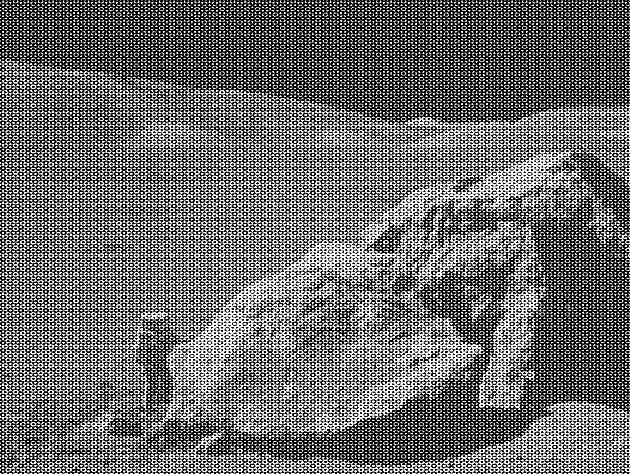
#> input picture assignment2/moonlanding.png, 630 x 474 px
$ python fft.py
#> lines starting #> are read from the running program, lines starting #| are printed output that depends on the picture
# William Bouchard - 260866425
# Michel-Alexandre Riendeau - 260868849

import argparse
import numpy as np
from cv2 import cv2
import matplotlib.pyplot as plt
from matplotlib.colors import LogNorm
from enum import Enum
import os
from scipy import sparse
import time
import statistics


class Type(Enum):
    Naive = 0
    FFT = 1


class Mode(Enum):
    DFT = 0
    Inverse = 1


def main():
    try:
        parser = argparse.ArgumentParser()
        parser.add_argument('-m', help='mode', required=False,
                            type=int, action='store', dest='mode', default=1)
        parser.add_argument('-i', help='image', required=False,
                            type=str, action='store', dest='image', default='moonlanding.png')
        parsed_args = parser.parse_args()
    except:
        print('ERROR\tIncorrect input syntax. Check the arguments passed and try again')
        return

    mode = parsed_args.mode
    image = parsed_args.image
    img = cv2.imread(image, cv2.IMREAD_GRAYSCALE)
#> img is the input picture: shape (474, 630); min 0, max 255, mean 108.1
    width = len(img[0])
#> width = 630
    height = len(img)
#> height = 474

    # Resize image to a power of 2 if not already a power of 2
    if width != 2 ** int(np.log2(width)):
        width = 2 ** (int(np.log2(width)) + 1)
#> width = 1024
    if height != 2 ** int(np.log2(height)):
        height = 2 ** (int(np.log2(height)) + 1)
#> height = 512
    img = cv2.resize(img, (width, height))
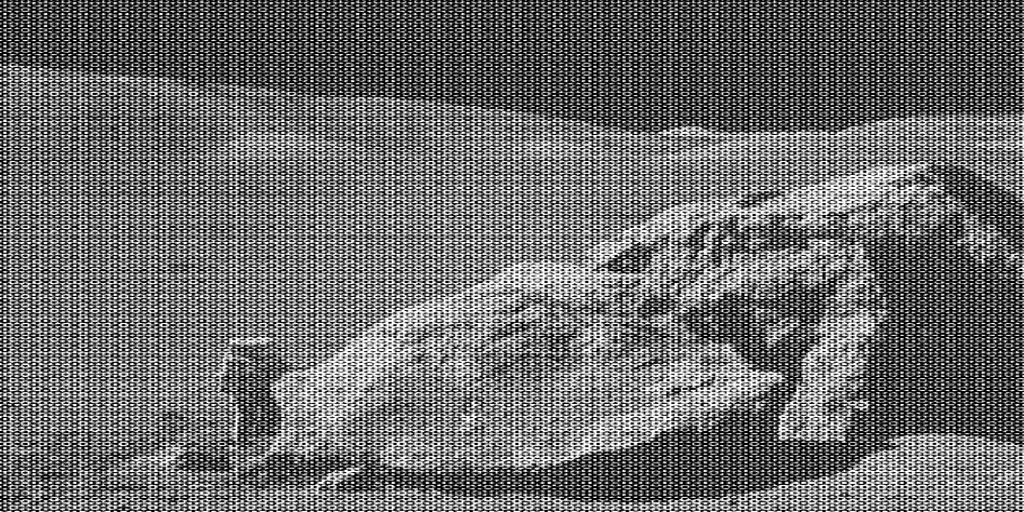
#> img: shape (512, 1024); min 0, max 255, mean 108

    if mode == 1:
        naive_dft(img)
        fast_mode(img)
    elif mode == 2:
        denoising_mode(img)
    elif mode == 3:
        compressing_mode(img)
    elif mode == 4:
        plotting_runtime_mode()
    else:
        print('ERROR\tMode should be between 1 and 4')
        return


def fast_mode(img):
    fft_form = dft_or_inverse_2d(img, Type.FFT, Mode.DFT)
    # fft_form = np.fft.fft2(img)

    # Display
    plt.figure(figsize=(15, 5))
    plt.subplot(121)
    plt.imshow(img, cmap='gray')
    plt.title('Original Image')
    plt.xticks([])
    plt.yticks([])
    plt.subplot(122)
    plt.imshow(np.abs(fft_form), norm=LogNorm())
    plt.colorbar()
    plt.title('Fourier Transform')
    plt.xticks([])
    plt.yticks([])
    plt.show()


# [179 lines left out: functions denoising_mode, compressing_mode, plotting_runtime_mode, not called in this run]


def naive_dft(x):
    # Naive implementation of DFT in 1D

    # Source https://jakevdp.github.io/blog/2013/08/28/understanding-the-fft/

    x = np.asarray(x.copy(), dtype=complex)
    N = x.shape[0]
#> N = 512
    n = np.arange(N)
#> n = 512 values from 0 to 511
    e = np.exp(-2j * np.pi * n.reshape((N, 1)) * n / N)
    X = e @ x
    return X


# [10 lines left out: function naive_inverse_dft, not called in this run]


def fft(x):
    # Implementation of Cooley-Tuckey FFT in 1D

    # Source https://jakevdp.github.io/blog/2013/08/28/understanding-the-fft/

    x = np.asarray(x.copy(), dtype=complex)
    N = x.shape[0]

    if N <= 32:  # We stop when we reach an arbitrary size of 32
        return naive_dft(x)

    even = fft(x[::2])
    odd = fft(x[1::2])
    e = np.exp(-2j * np.pi * np.arange(N) / N)

    return np.concatenate([even + e[:int(N / 2)] * odd, even + e[int(N / 2):] * odd])


# [20 lines left out: function inverse_fft, not called in this run]


def dft_or_inverse_2d(x, implementation: Type, mode: Mode):
    x_copy = x.copy()
    x_transposed = x_copy.transpose()
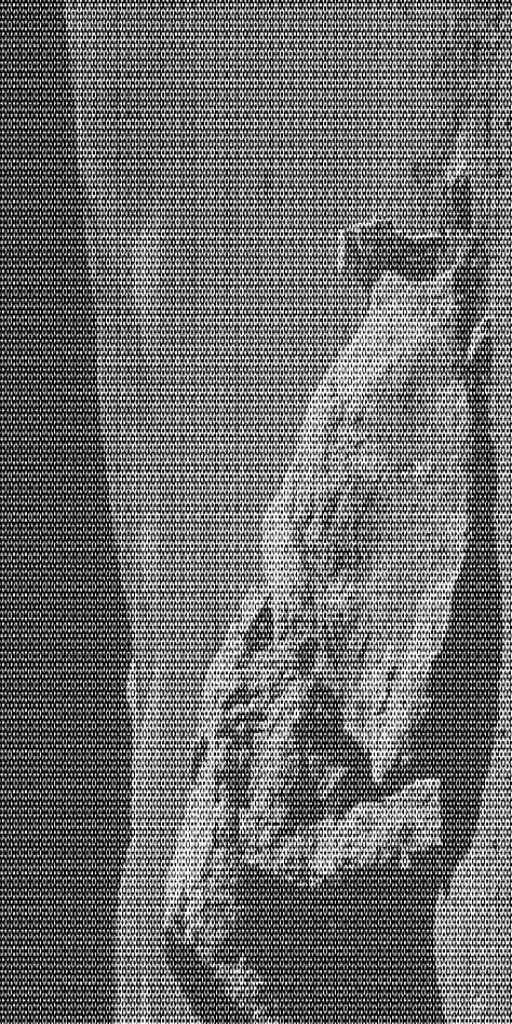
#> x_transposed: shape (1024, 512); min 0, max 255, mean 108
    x_column_modified = np.asarray(x_transposed, dtype=complex)

    for i, col in enumerate(x_transposed):
        if mode == Mode.DFT:  # We run DFT
            if implementation == Type.Naive:
                x_column_modified[i] = naive_dft(col)
            elif implementation == Type.FFT:
                x_column_modified[i] = fft(col)

        elif mode == Mode.Inverse:  # We run inverse DFT
            if implementation == Type.Naive:
                x_column_modified[i] = naive_inverse_dft(col)
            elif implementation == Type.FFT:
                x_column_modified[i] = inverse_fft(col)
#> this loop made 1024 passes

    x_modified = np.asarray(x, dtype=complex)

    for j, row in enumerate(x_column_modified.transpose()):
        if mode == Mode.DFT:  # We run DFT
            if implementation == Type.Naive:
                x_modified[j] = naive_dft(row)
            elif implementation == Type.FFT:
                x_modified[j] = fft(row)

        elif mode == Mode.Inverse:  # We run inverse DFT
            if implementation == Type.Naive:
                x_modified[j] = naive_inverse_dft(row)
            elif implementation == Type.FFT:
                x_modified[j] = inverse_fft(row)

    return x_modified


if __name__ == '__main__':
    main()
#> in fast_mode, `plt.show()`:
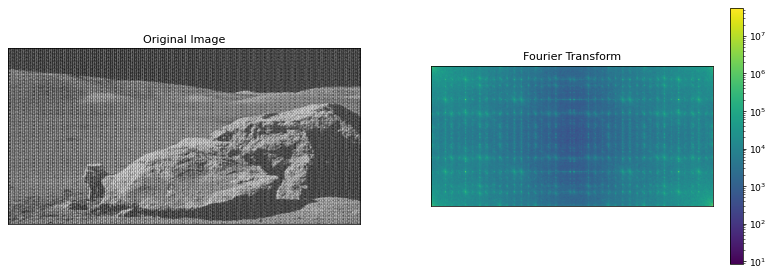
#> figure drawn by matplotlib, 3 panels
